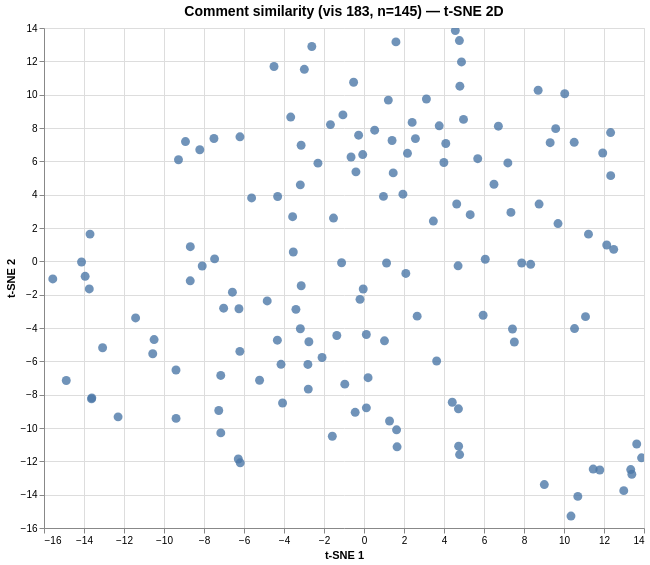

The Vega-Lite source for this figure:
### Vega specification from a JSON file in a GitHub repository (floating-point values rounded to 4 significant figures; data arrays with more than 128 entries replaced by an {"elided": "..."} marker saying what was removed)
{"$schema": "https://vega.github.io/schema/vega/v6.json", "data": [{"name": "param_1e9efca18e7a2868_store"}, {"name": "source_0", "values": {"elided": "145 records"}}, {"name": "source_0_x_domain_dim_1", "values": [{"min": -15.56, "max": 13.88}]}, {"name": "source_0_y_domain_dim_2", "values": [{"min": -15.28, "max": 13.85}]}], "signals": [{"name": "unit", "value": {}, "on": [{"events": "pointermove", "update": "isTuple(group()) ? group() : unit"}]}, {"name": "param_1e9efca18e7a2868", "update": "vlSelectionResolve(\"param_1e9efca18e7a2868_store\", \"union\")"}, {"name": "param_1e9efca18e7a2868_dim_1", "on": [{"events": [{"source": "view", "type": "dblclick"}], "update": "null"}, {"events": {"signal": "param_1e9efca18e7a2868_translate_delta"}, "update": "panLinear(param_1e9efca18e7a2868_translate_anchor.extent_x, -param_1e9efca18e7a2868_translate_delta.x / width)"}, {"events": {"signal": "param_1e9efca18e7a2868_zoom_delta"}, "update": "zoomLinear(domain(\"x\"), param_1e9efca18e7a2868_zoom_anchor.x, param_1e9efca18e7a2868_zoom_delta)"}]}, {"name": "param_1e9efca18e7a2868_dim_2", "on": [{"events": [{"source": "view", "type": "dblclick"}], "update": "null"}, {"events": {"signal": "param_1e9efca18e7a2868_translate_delta"}, "update": "panLinear(param_1e9efca18e7a2868_translate_anchor.extent_y, param_1e9efca18e7a2868_translate_delta.y / height)"}, {"events": {"signal": "param_1e9efca18e7a2868_zoom_delta"}, "update": "zoomLinear(domain(\"y\"), param_1e9efca18e7a2868_zoom_anchor.y, param_1e9efca18e7a2868_zoom_delta)"}]}, {"name": "param_1e9efca18e7a2868_tuple", "on": [{"events": [{"signal": "param_1e9efca18e7a2868_dim_1 || param_1e9efca18e7a2868_dim_2"}], "update": "param_1e9efca18e7a2868_dim_1 && param_1e9efca18e7a2868_dim_2 ? {unit: \"\", fields: param_1e9efca18e7a2868_tuple_fields, values: [param_1e9efca18e7a2868_dim_1,param_1e9efca18e7a2868_dim_2]} : null"}]}, {"name": "param_1e9efca18e7a2868_tuple_fields", "value": [{"field": "dim_1", "channel": "x", "type": "R"}, {"field": "dim_2", "channel": "y", "type": "R"}]}, {"name": "param_1e9efca18e7a2868_translate_anchor", "value": {}, "on": [{"events": [{"source": "scope", "type": "pointerdown"}], "update": "{x: x(unit), y: y(unit), extent_x: domain(\"x\"), extent_y: domain(\"y\")}"}]}, {"name": "param_1e9efca18e7a2868_translate_delta", "value": {}, "on": [{"events": [{"source": "window", "between": [{"source": "scope", "type": "pointerdown"}, {"source": "window", "type": "pointerup"}], "type": "pointermove", "consume": true}], "update": "{x: param_1e9efca18e7a2868_translate_anchor.x - x(unit), y: param_1e9efca18e7a2868_translate_anchor.y - y(unit)}"}]}, {"name": "param_1e9efca18e7a2868_zoom_anchor", "on": [{"events": [{"source": "scope", "consume": true, "type": "wheel"}], "update": "{x: invert(\"x\", x(unit)), y: invert(\"y\", y(unit))}"}]}, {"name": "param_1e9efca18e7a2868_zoom_delta", "on": [{"events": [{"source": "scope", "consume": true, "type": "wheel"}], "update": "pow(1.001, event.deltaY * pow(16, event.deltaMode))", "force": true}]}, {"name": "param_1e9efca18e7a2868_modify", "on": [{"events": {"signal": "param_1e9efca18e7a2868_tuple"}, "update": "modify(\"param_1e9efca18e7a2868_store\", param_1e9efca18e7a2868_tuple, true)"}]}], "marks": [{"type": "symbol", "name": "marks", "from": {"data": "source_0"}, "encode": {"update": {"size": {"value": 80}, "x": {"field": "dim_1", "scale": "x"}, "y": {"field": "dim_2", "scale": "y"}, "opacity": {"value": 0.8}, "fill": {"value": "#4c78a8"}, "shape": {"value": "circle"}, "tooltip": {"signal": "{\"Comment #\": format(datum[\"index\"], \"\"), \"Comment\": isValid(datum[\"comment\"]) ? datum[\"comment\"] : \"\"+datum[\"comment\"]}"}}}, "clip": true, "interactive": true, "style": ["circle"]}], "scales": [{"name": "x", "type": "linear", "domain": [{"signal": "(data(\"source_0_x_domain_dim_1\")[0] || {}).min"}, {"signal": "(data(\"source_0_x_domain_dim_1\")[0] || {}).max"}], "range": [0, {"signal": "width"}], "nice": true, "zero": true, "domainRaw": {"signal": "param_1e9efca18e7a2868[\"dim_1\"]"}}, {"name": "y", "type": "linear", "domain": [{"signal": "(data(\"source_0_y_domain_dim_2\")[0] || {}).min"}, {"signal": "(data(\"source_0_y_domain_dim_2\")[0] || {}).max"}], "range": [{"signal": "height"}, 0], "nice": true, "zero": true, "domainRaw": {"signal": "param_1e9efca18e7a2868[\"dim_2\"]"}}], "axes": [{"scale": "x", "orient": "bottom", "minExtent": 0, "tickCount": {"signal": "ceil(width/40)"}, "aria": false, "domain": false, "zindex": 0, "gridScale": "y", "ticks": false, "labels": false, "grid": true, "maxExtent": 0}, {"scale": "y", "orient": "left", "maxExtent": 0, "gridScale": "x", "zindex": 0, "domain": false, "grid": true, "labels": false, "ticks": false, "minExtent": 0, "aria": false, "tickCount": {"signal": "ceil(height/40)"}}, {"scale": "x", "labelOverlap": true, "tickCount": {"signal": "ceil(width/40)"}, "orient": "bottom", "grid": false, "title": "t-SNE 1", "labelFlush": true, "zindex": 0}, {"scale": "y", "grid": false, "labelOverlap": true, "zindex": 0, "tickCount": {"signal": "ceil(height/40)"}, "title": "t-SNE 2", "orient": "left"}], "title": {"text": "Comment similarity (vis 183, n=145) — t-SNE 2D", "frame": "group", "fontSize": 14}, "style": "cell", "width": 600, "padding": 5, "background": "white", "height": 500}
